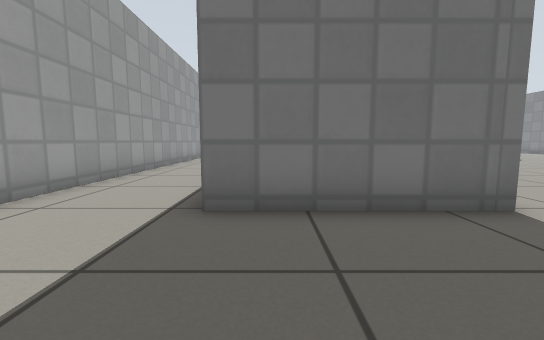
View 1 (above)

20 first-person views from a walk through a Gazebo world. The camera is 0.5 m above the floor, tilts 6° down and sees 90° across. The floor is counted in squares, 0.5 m on a side. Each view is taken from the middle of a square. On the plan, view 1 faces up. The plan holds only what a view shows up to about 11 squares ahead; the rest is blank. Simple patterns stand in for the simulator's built-in surfaces.

View 2
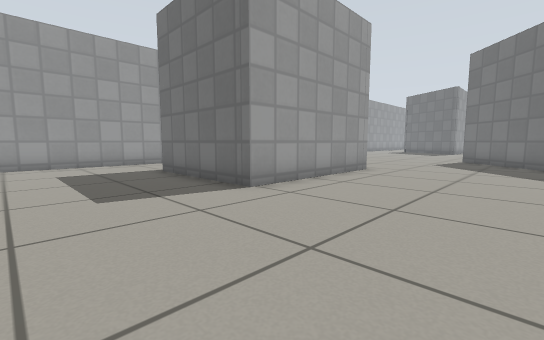

View 3
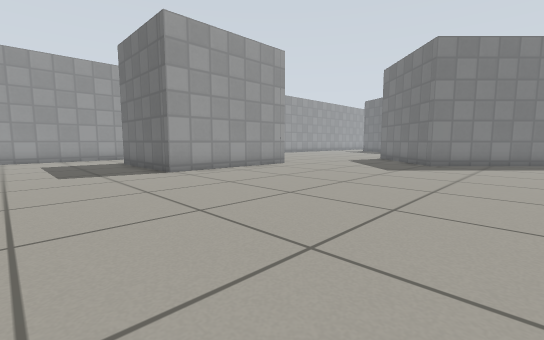

View 4
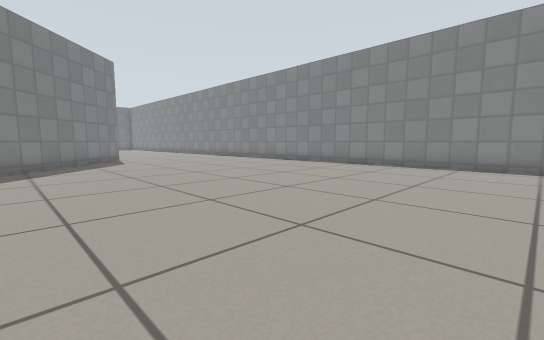

View 5
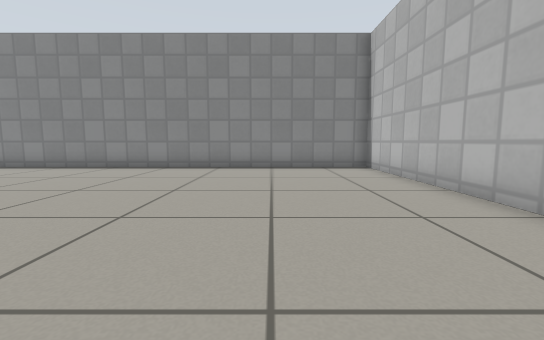

View 6
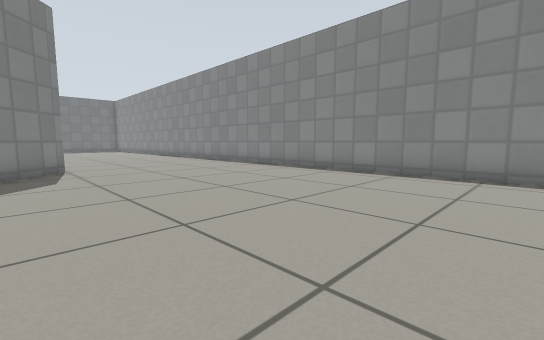

View 7
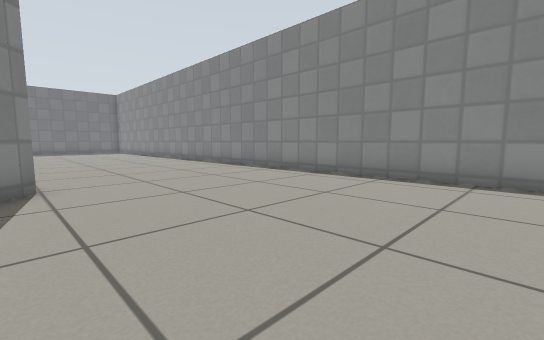

View 8
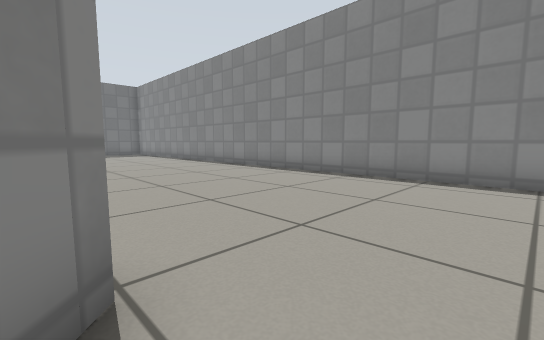

View 9
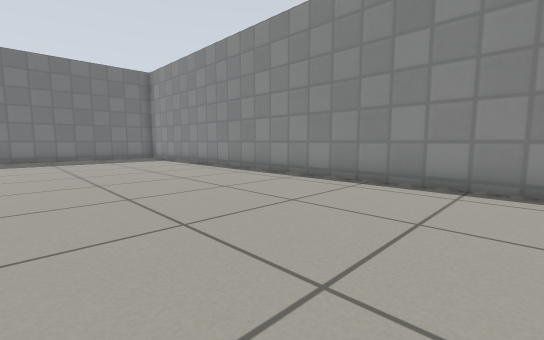

View 10
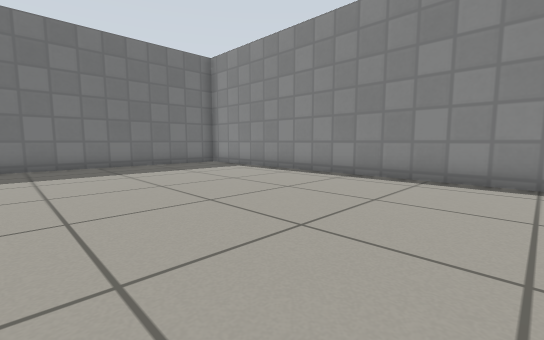

View 11
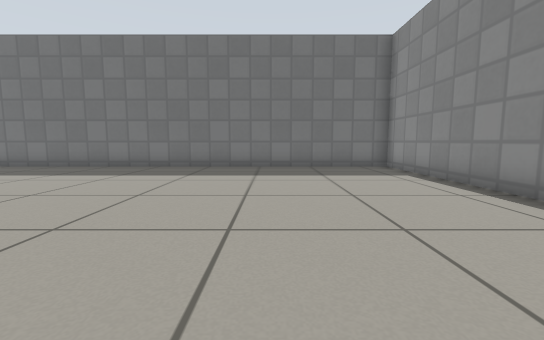

View 12
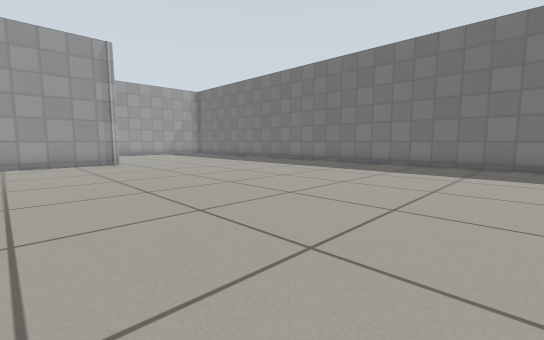

View 13
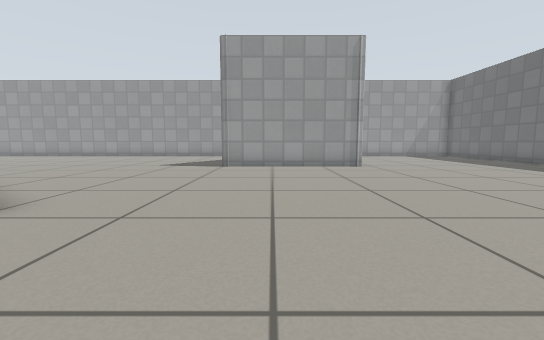

View 14
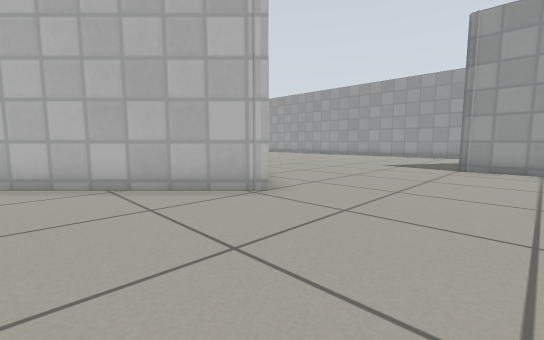

View 15
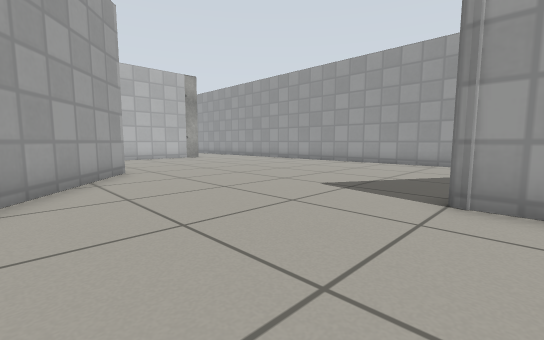

View 16
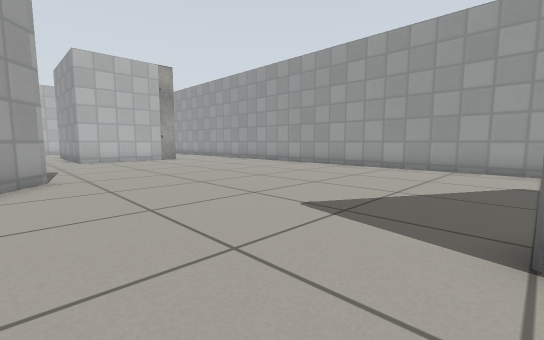

View 17
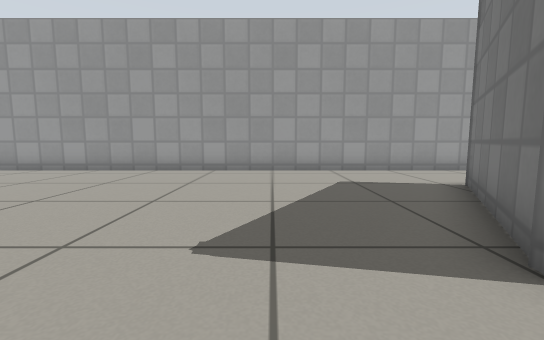

View 18
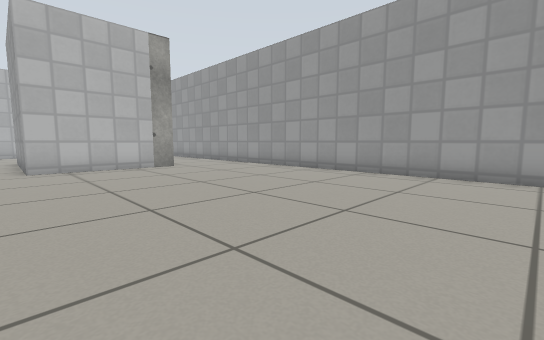

View 19
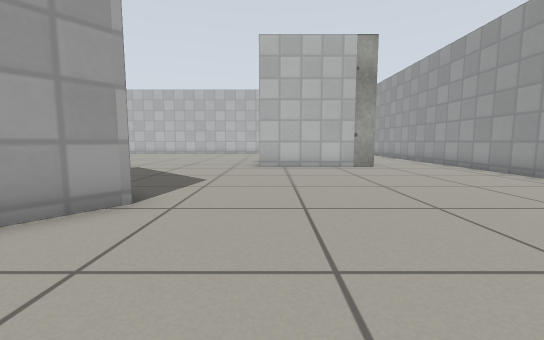

View 20
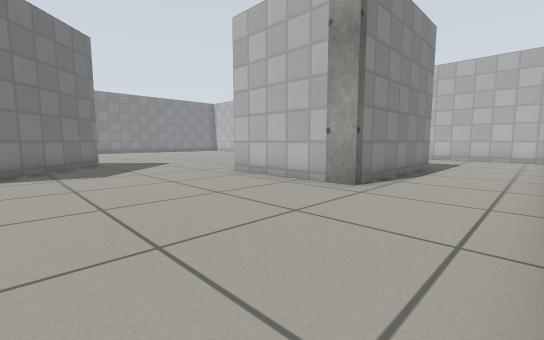

### Floor plan
Points are (right, up) in squares from view 1. A wall is a line through its corners. A room is listed if a view was taken in it or the views show most of it. See-through windows are left out.
Room 1 (views 1, 2, 3, 4, 5, 6, 7, 8, 9, 10, 11, 12, 13, 14, 15, 16, 17, 18, 19, 20)
walls: (10.1, 22.1) (14.1, 18.2); (5.2, 15.6) (8.1, 19.4); (2.8, 24.2) (-1.1, 26.4); (14.5, 17.8) (8.8, 12.2) (5.9, 15.1); (3, 29.7) (3.2, 29.5) (3.2, 24); (3.5, 9.3) (3.5, 3.8) (-1, 3.8) (-1, 9.3) (3.5, 9.3); (-4.3, 28.8) (-4.3, 0); (14.5, -1.7) (21.6, -1.7) (21.6, 37.7) (6.2, 37.7)

Where each view was taken, in squares from view 1:
view 1: 0 up, 0 right, facing up
view 2: 0 up, 8 right, facing up-left
view 3: 0 up, 12 right, facing up-left
view 4: 2 up, 10 right, facing up-right
view 5: 2 up, 11 right, facing right
view 6: 7 up, 13 right, facing up-right
view 7: 11 up, 14 right, facing up-right
view 8: 16 up, 14 right, facing up-right
view 9: 21 up, 15 right, facing up-right
view 10: 26 up, 14 right, facing up-right
view 11: 27 up, 17 right, facing up
view 12: 26 up, 16 right, facing up-left
view 13: 26 up, 14 right, facing left
view 14: 26 up, 14 right, facing down-left
view 15: 25 up, 8 right, facing down-left
view 16: 24 up, 6 right, facing down-left
view 17: 22 up, 5 right, facing left
view 18: 20 up, 4 right, facing down-left
view 19: 20 up, 3 right, facing down
view 20: 15 up, 4 left, facing down-right
